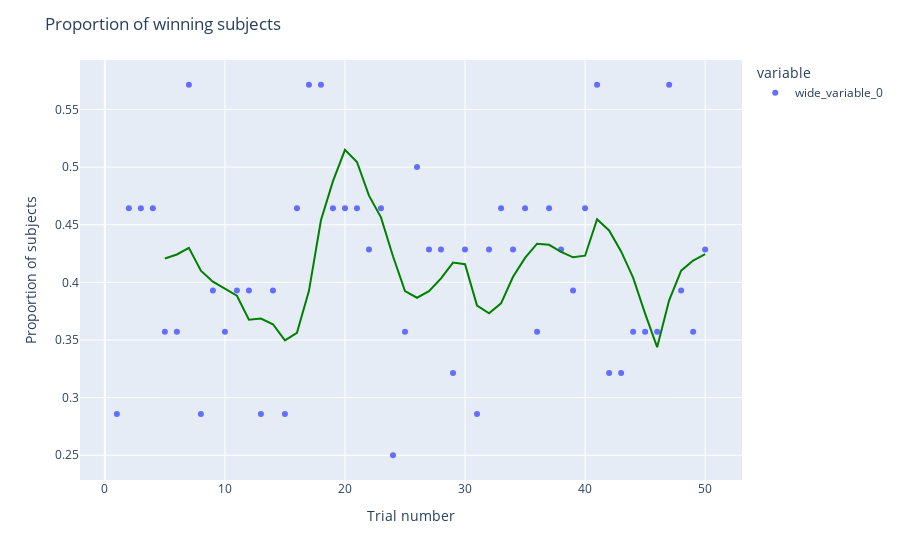

The code cell stored with this chart in its notebook:
### Code cell
num_trial = 50
freq_trial_subject = []

for i in range(num_trial):
    temp_freq = 0
    for j in range(num_subject):
        temp_outcome = outcome[j].to_numpy()
        if temp_outcome[i]==1:
            temp_freq = temp_freq + 1
    freq_trial_subject.append(temp_freq/num_subject)

fig = px.scatter(x=[range(1,num_trial+1)],y=freq_trial_subject,trendline="rolling", 
                 trendline_options=dict(window=5, win_type="gaussian", function_args=dict(std=2)),
                 trendline_color_override="green")
# fig = px.scatter(x=[range(1,num_trial+1)],y=freq_trial_subject,trendline="loweess",trendline_color_override="red")

fig. update_layout(title="Proportion of winning subjects", xaxis=dict(title='Trial number'), 
                   yaxis=dict(title="Proportion of subjects"))
fig.show()

### Figure 1 — Plotly figure (JSON) as saved in the notebook; plotly's stock layout.template omitted (floating-point values rounded to 4 significant figures)
{"data": [{"hovertemplate": "variable=wide_variable_0<br>value=%{x}<br>y=%{y}<extra></extra>", "legendgroup": "wide_variable_0", "marker": {"color": "#636efa", "symbol": "circle"}, "mode": "markers", "name": "wide_variable_0", "orientation": "v", "showlegend": true, "type": "scatter", "x": [1, 2, 3, 4, 5, 6, 7, 8, 9, 10, 11, 12, 13, 14, 15, 16, 17, 18, 19, 20, 21, 22, 23, 24, 25, 26, 27, 28, 29, 30, 31, 32, 33, 34, 35, 36, 37, 38, 39, 40, 41, 42, 43, 44, 45, 46, 47, 48, 49, 50], "xaxis": "x", "y": [0.2857, 0.4643, 0.4643, 0.4643, 0.3571, 0.3571, 0.5714, 0.2857, 0.3929, 0.3571, 0.3929, 0.3929, 0.2857, 0.3929, 0.2857, 0.4643, 0.5714, 0.5714, 0.4643, 0.4643, 0.4643, 0.4286, 0.4643, 0.25, 0.3571, 0.5, 0.4286, 0.4286, 0.3214, 0.4286, 0.2857, 0.4286, 0.4643, 0.4286, 0.4643, 0.3571, 0.4643, 0.4286, 0.3929, 0.4643, 0.5714, 0.3214, 0.3214, 0.3571, 0.3571, 0.3571, 0.5714, 0.3929, 0.3571, 0.4286], "yaxis": "y"}, {"hovertemplate": "<b>Rolling mean trendline</b><br><br>variable=wide_variable_0<br>value=%{x}<br>y=%{y} <b>(trend)</b><extra></extra>", "legendgroup": "wide_variable_0", "line": {"color": "green"}, "marker": {"color": "#636efa", "symbol": "circle"}, "mode": "lines", "name": "wide_variable_0", "showlegend": false, "type": "scatter", "x": [1, 2, 3, 4, 5, 6, 7, 8, 9, 10, 11, 12, 13, 14, 15, 16, 17, 18, 19, 20, 21, 22, 23, 24, 25, 26, 27, 28, 29, 30, 31, 32, 33, 34, 35, 36, 37, 38, 39, 40, 41, 42, 43, 44, 45, 46, 47, 48, 49, 50], "xaxis": "x", "y": [null, null, null, null, 0.4207, 0.4242, 0.4299, 0.4101, 0.4006, 0.3946, 0.3884, 0.3675, 0.3686, 0.3636, 0.3496, 0.3562, 0.3927, 0.4539, 0.4878, 0.515, 0.5044, 0.4752, 0.4564, 0.4226, 0.3925, 0.3867, 0.3923, 0.4035, 0.4172, 0.4157, 0.3799, 0.3731, 0.3818, 0.4048, 0.4212, 0.4335, 0.4326, 0.4265, 0.4217, 0.4231, 0.4547, 0.445, 0.4269, 0.4041, 0.3729, 0.3438, 0.3844, 0.4101, 0.4189, 0.4245], "yaxis": "y"}], "layout": {"legend": {"title": {"text": "variable"}, "tracegroupgap": 0}, "margin": {"t": 60}, "title": {"text": "Proportion of winning subjects"}, "xaxis": {"anchor": "y", "domain": [0, 1], "title": {"text": "Trial number"}}, "yaxis": {"anchor": "x", "domain": [0, 1], "title": {"text": "Proportion of subjects"}}}}
